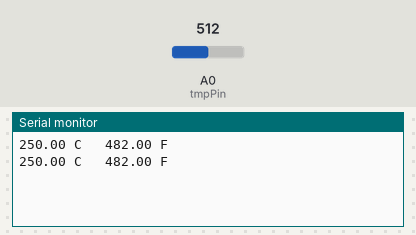
Simulated run of this sketch. Board: Arduino Uno, built with avr-gcc and run on an emulated ATmega328P. On the bench: the last lines printed to the serial monitor. The inputs (shaded band) are chosen by the test bench; at power-on: A0 (tmpPin) = 512.

Above: at 1.8 s.
1.9 s: A0 (tmpPin) set to 716
At 2.8 s:
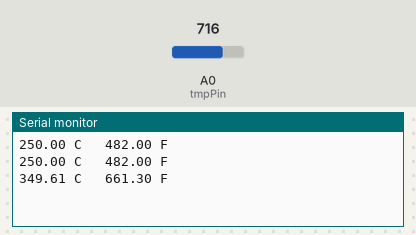
3.4 s: A0 (tmpPin) set to 900
At 4.8 s:
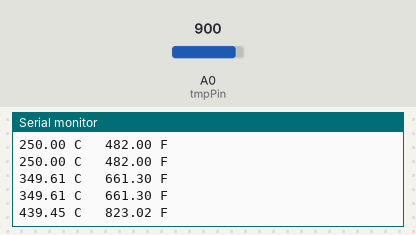
Timing chart, 0 to 6.4 s (numbered marks = the images above; inputs shaded):
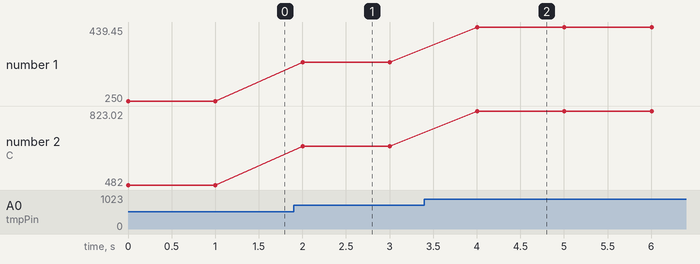

Measured:
- after the input at 1.9 s, the serial monitor: prints a new line after 0.10 s (image 1)
- after the input at 3.4 s, the serial monitor: prints a new line after 0.61 s (image 2)
- plotted number 1: 250 → 349.61 after the input at 1.9 s, 349.61 → 439.45 after the input at 3.4 s
- plotted number 2: 482 → 661.3 after the input at 1.9 s, 661.3 → 823.02 after the input at 3.4 s

The sketch:

temperatureMeasurement.ino
```cpp
const int tmpPin = A0;

void setup() {
  Serial.begin(9600);
}

void loop() {
  float tmp_reading = analogRead(tmpPin);
  float voltage = tmp_reading/1024.0 * 5000;
  float celsius = voltage / 10;
  float fahrenheit = (celsius * 9)/5 + 32;

  Serial.print(celsius);
  Serial.print(" C   ");
  Serial.print(fahrenheit);
  Serial.println(" F");
  delay(1000);
}
```
